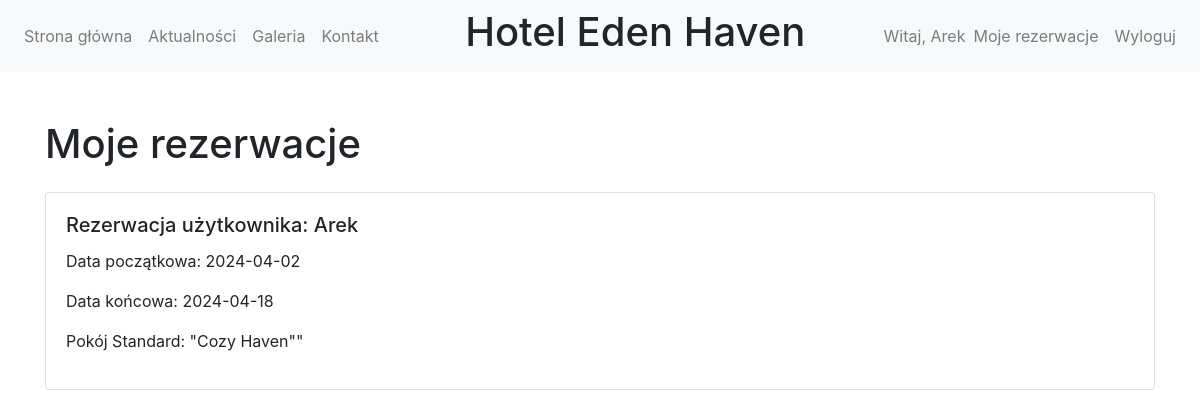
Page /my_reservations.php (signed in) on the committed database.
### tables this page shows
CREATE TABLE `reservations` (
  `reservation_id` int(11) NOT NULL,
  `start_date` date NOT NULL,
  `end_date` date NOT NULL,
  `room` int(11) NOT NULL,
  `user_id` int(11) NOT NULL
);

CREATE TABLE `users` (
  `user_id` int(11) NOT NULL,
  `username` text NOT NULL,
  `password` text NOT NULL,
  `email` text NOT NULL,
  `admin` int(11) NOT NULL
);

### my_reservations.php (the view, shortened to what this page needs)
<?php
$user_id = $_SESSION['user_id'];
require 'connect.php';
$stmt = $pdo->prepare("SELECT reservations.*, users.username FROM reservations JOIN users ON reservations.user_id = users.user_id WHERE reservations.user_id = ?");
$stmt->execute([$user_id]);
$reservations = $stmt->fetchAll();
?>
<!DOCTYPE html>
<html lang="pl">
<head>
    <link rel="stylesheet" href="https://stackpath.bootstrapcdn.com/bootstrap/4.5.0/css/bootstrap.min.css">
</head>
<body>
    <header>
        <nav class="navbar navbar-expand-lg navbar-light bg-light">
            <ul class="navbar-nav mr-auto">
                <li class="nav-item"><a class="nav-link" href="index.php">Strona główna</a></li>
                <li class="nav-item"><a class="nav-link" href="news.php">Aktualności</a></li>
                <li class="nav-item"><a class="nav-link" href="gallery.php">Galeria</a></li>
                <li class="nav-item"><a class="nav-link" href="#contact">Kontakt</a></li>
            </ul>
            <h1 class="text-center">Hotel Eden Haven</h1>
            <div class="navbar-nav ml-auto">
                <?php
                if (isset($_SESSION['username'])) {
                    echo '<span class="navbar-text">Witaj, ' . $_SESSION['username'] . '</span>';
                    echo '<a class="nav-item nav-link" href="my_reservations.php">Moje rezerwacje</a>';
                    echo '<a class="nav-item nav-link" href="logout.php">Wyloguj</a>';
                } else {
                    echo '<a class="nav-item nav-link" href="register.php">Rejestracja</a>';
                    echo '<a class="nav-item nav-link" href="login.php">Logowanie</a>';
                }
                ?>
            </div>
        </nav>
    </header>
    <div class="container mt-5">
        <h1 class="mb-4">Moje rezerwacje</h1>
        <?php foreach ($reservations as $reservation): ?>
            <div class="card mb-3">
                <div class="card-body">
                    <h5 class="card-title">Rezerwacja użytkownika: <?= $reservation['username'] ?></h5>
                    <p class="card-text">Data początkowa: <?= $reservation['start_date'] ?></p>
                    <p class="card-text">Data końcowa: <?= $reservation['end_date'] ?></p>
                    <?php
                    if ($reservation['room'] == 1) {
                        echo 'Pokój Deluxe: "Royal Retreat"';
                    } elseif ($reservation['room'] == 2) {
                        echo 'Pokój Superior: "Elegance Suite"';
                    } elseif ($reservation['room'] == 3) {
                        echo 'Pokój Standard: "Cozy Haven""';
                    }
                    ?>
                </div>
            </div>
        <?php endforeach; ?>
    </div>
</body>
</html>

### rows in the picture
reservations: user.username "Arek", start_date "2024-04-02", end_date "2024-04-18", room "Pokój Standard: \"Cozy Haven\"\""

### other values in the picture
$_SESSION['username'] "Arek"
